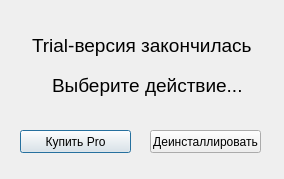
<?xml version="1.0" encoding="UTF-8"?>
<ui version="4.0">
 <class>BuyOrRemoveDialog</class>
 <widget class="QDialog" name="BuyOrRemoveDialog">
  <property name="geometry">
   <rect>
    <x>0</x>
    <y>0</y>
    <width>284</width>
    <height>179</height>
   </rect>
  </property>
  <property name="sizePolicy">
   <sizepolicy hsizetype="Fixed" vsizetype="Fixed">
    <horstretch>0</horstretch>
    <verstretch>0</verstretch>
   </sizepolicy>
  </property>
  <property name="windowTitle">
   <string>Dialog</string>
  </property>
  <widget class="QLineEdit" name="le_title_1">
   <property name="enabled">
    <bool>false</bool>
   </property>
   <property name="geometry">
    <rect>
     <x>30</x>
     <y>30</y>
     <width>241</width>
     <height>31</height>
    </rect>
   </property>
   <property name="font">
    <font>
     <pointsize>14</pointsize>
    </font>
   </property>
   <property name="styleSheet">
    <string notr="true">color: black;
background-color: rgba(0,0,0,0);
border: 0px;</string>
   </property>
   <property name="text">
    <string>Trial-версия закончилась</string>
   </property>
  </widget>
  <widget class="QLineEdit" name="le_title_2">
   <property name="enabled">
    <bool>false</bool>
   </property>
   <property name="geometry">
    <rect>
     <x>50</x>
     <y>70</y>
     <width>211</width>
     <height>31</height>
    </rect>
   </property>
   <property name="font">
    <font>
     <pointsize>14</pointsize>
    </font>
   </property>
   <property name="styleSheet">
    <string notr="true">color: black;
background-color: rgba(0,0,0,0);
border: 0px;</string>
   </property>
   <property name="text">
    <string>Выберите действие...</string>
   </property>
  </widget>
  <widget class="QPushButton" name="pb_buy_pro">
   <property name="geometry">
    <rect>
     <x>20</x>
     <y>130</y>
     <width>111</width>
     <height>23</height>
    </rect>
   </property>
   <property name="text">
    <string>Купить Pro</string>
   </property>
  </widget>
  <widget class="QPushButton" name="pb_uninstall">
   <property name="geometry">
    <rect>
     <x>150</x>
     <y>130</y>
     <width>111</width>
     <height>23</height>
    </rect>
   </property>
   <property name="text">
    <string>Деинсталлировать</string>
   </property>
  </widget>
 </widget>
 <resources/>
 <connections/>
</ui>
